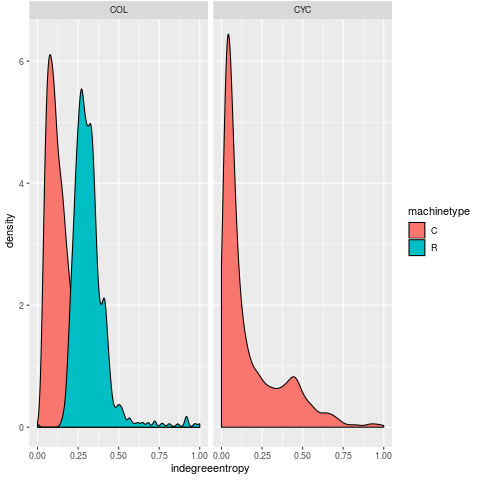

The R source for this figure:
p <- ggplot(data=filter(sd, initnrnodes==1031, machinetype!='RM' & machinetype!='CM', outcome!='UND', machinetype=='C' | outcome!='CYC')) + 
   geom_density(mapping=aes(x=indegreeentropy, fill=machinetype)) + facet_wrap(~ outcome)
print(p)
dev.copy(png, filename="distn-ide.png")
dev.off()
